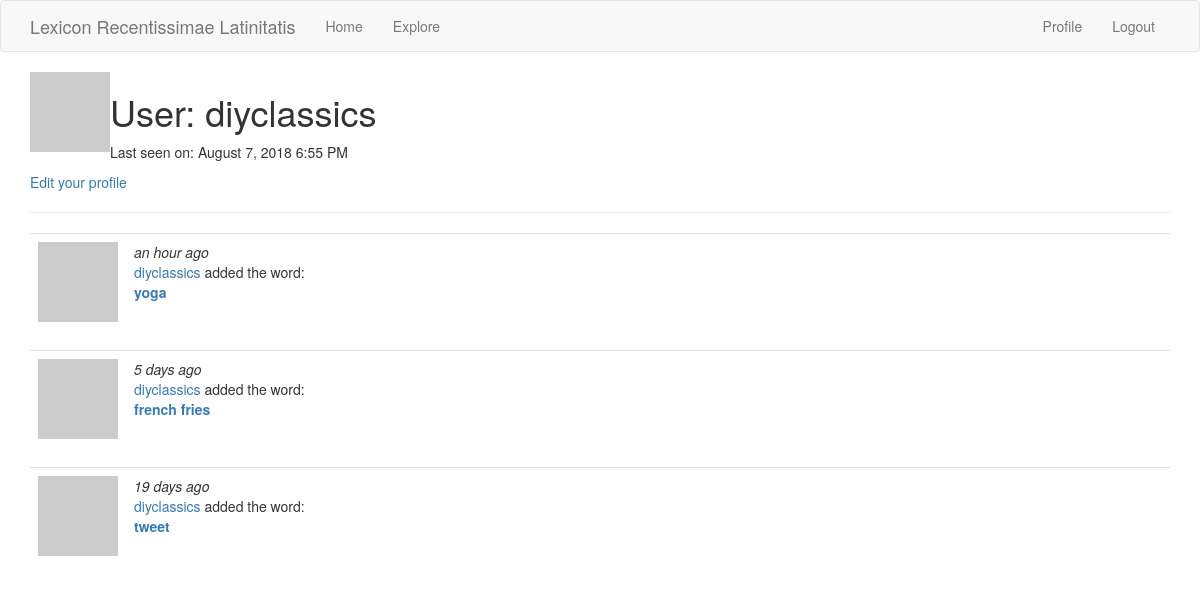
Before: /user/diyclassics (signed in) with the older database file.
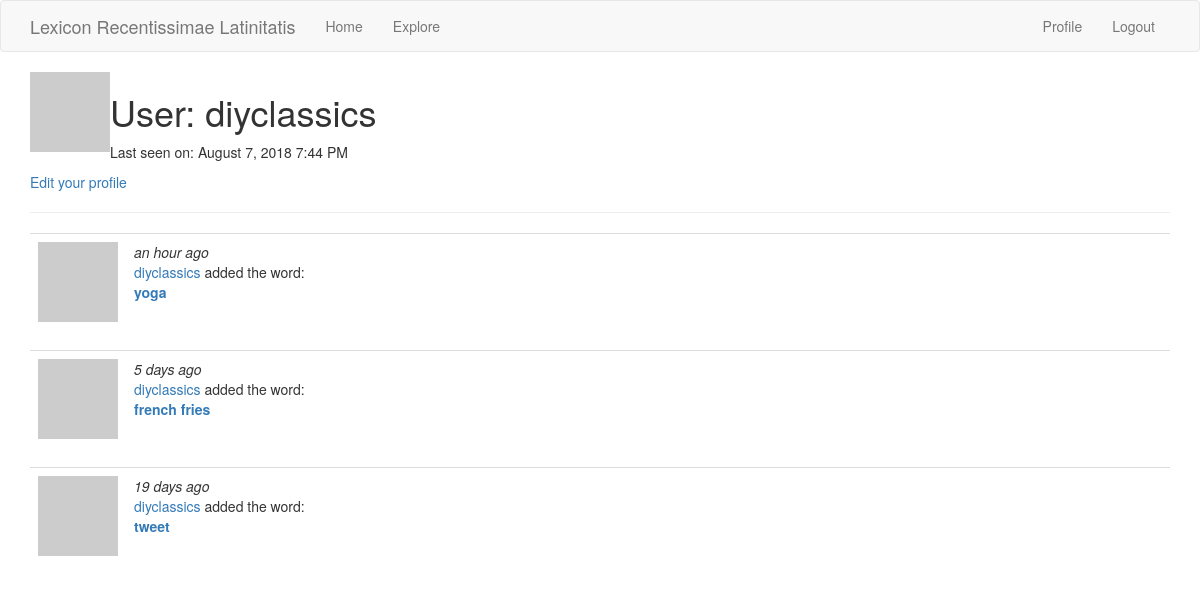
After: the same page with the newer database file.
### app/models.py (models this page shows, shortened)
class User(UserMixin, db.Model):
    id = db.Column(db.Integer, primary_key=True)
    username = db.Column(db.String(64), index=True, unique=True)
    email = db.Column(db.String(120), index=True, unique=True)
    password_hash = db.Column(db.String(128))
    posts = db.relationship('Entry', backref='author', lazy='dynamic')
    about_me = db.Column(db.String(140))
    last_seen = db.Column(db.DateTime, default=datetime.utcnow)
    def avatar(self, size):
        digest = md5(self.email.lower().encode('utf-8')).hexdigest()
        return 'https://www.gravatar.com/avatar/{}?d=identicon&s={}'.format(
            digest, size)

### app/routes.py (the view)
@app.route('/user/<username>')
@login_required
def user(username):
    user = User.query.filter_by(username=username).first_or_404()
    entries = user.posts.order_by(Entry.timestamp.desc())
    return render_template('user.html', user=user, entries=entries)

### app/models.py (called while the page is built)
@login.user_loader
def load_user(id):
    return User.query.get(int(id))

### app/routes.py (called while the page is built)
@app.before_request
def before_request():
    if current_user.is_authenticated:
        current_user.last_seen = datetime.utcnow()
        db.session.commit()

### app/templates/user.html (shortened to what this page needs)
{% extends "base.html" %}
{% block app_content %}
    <table>
        <tr valign="top">
            <td><img src="{{ user.avatar(128) }}"></td>
            <td>
                <h1>User: {{ user.username }}</h1>
                {% if user.last_seen %}
                <p>Last seen on: {{ moment(user.last_seen).format('LLL') }}</p>
                {% endif %}
            </td>
        </tr>
    </table>
    {% if user == current_user %}
    <p><a href="{{ url_for('edit_profile') }}">Edit your profile</a></p>
    {% endif %}
    <hr>
    {% for entry in entries %}
        {% include '_post.html' %}
    {% endfor %}
{% endblock %}

Changed rows visible on the page:
changed User "diyclassics": last_seen "August 7, 2018 6:55 PM" → "August 7, 2018 7:44 PM"
